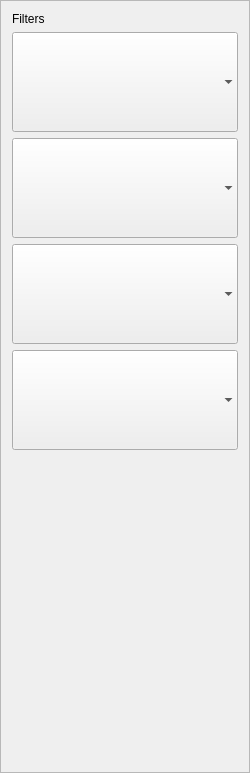
            <widget class="QFrame" name="frame_5">
             <property name="minimumSize">
              <size>
               <width>250</width>
               <height>0</height>
              </size>
             </property>
             <property name="frameShape">
              <enum>QFrame::StyledPanel</enum>
             </property>
             <property name="frameShadow">
              <enum>QFrame::Raised</enum>
             </property>
             <layout class="QVBoxLayout" name="verticalLayout_13">
              <item>
               <widget class="QLabel" name="label_21">
                <property name="text">
                 <string>Filters</string>
                </property>
               </widget>
              </item>
              <item>
               <widget class="QComboBox" name="comboBox">
                <property name="enabled">
                 <bool>true</bool>
                </property>
                <property name="minimumSize">
                 <size>
                  <width>0</width>
                  <height>100</height>
                 </size>
                </property>
                <property name="focusPolicy">
                 <enum>Qt::WheelFocus</enum>
                </property>
                <property name="placeholderText">
                 <string>Category</string>
                </property>
                <property name="frame">
                 <bool>false</bool>
                </property>
                <item>
                 <property name="text">
                  <string>option 1</string>
                 </property>
                </item>
                <item>
                 <property name="text">
                  <string>option 2</string>
                 </property>
                </item>
                <item>
                 <property name="text">
                  <string>option 3</string>
                 </property>
                </item>
               </widget>
              </item>
              <item>
               <widget class="QComboBox" name="comboBox_2">
                <property name="minimumSize">
                 <size>
                  <width>0</width>
                  <height>100</height>
                 </size>
                </property>
                <property name="placeholderText">
                 <string>Date</string>
                </property>
                <property name="frame">
                 <bool>false</bool>
                </property>
               </widget>
              </item>
              <item>
               <widget class="QComboBox" name="comboBox_3">
                <property name="minimumSize">
                 <size>
                  <width>0</width>
                  <height>100</height>
                 </size>
                </property>
                <property name="placeholderText">
                 <string>Price</string>
                </property>
                <property name="frame">
                 <bool>false</bool>
                </property>
               </widget>
              </item>
              <item>
               <widget class="QComboBox" name="comboBox_4">
                <property name="minimumSize">
                 <size>
                  <width>0</width>
                  <height>100</height>
                 </size>
                </property>
                <property name="placeholderText">
                 <string>Format</string>
                </property>
                <property name="frame">
                 <bool>false</bool>
                </property>
               </widget>
              </item>
              <item>
               <spacer name="verticalSpacer">
                <property name="orientation">
                 <enum>Qt::Vertical</enum>
                </property>
                <property name="sizeHint" stdset="0">
                 <size>
                  <width>20</width>
                  <height>311</height>
                 </size>
                </property>
               </spacer>
              </item>
             </layout>
            </widget>
